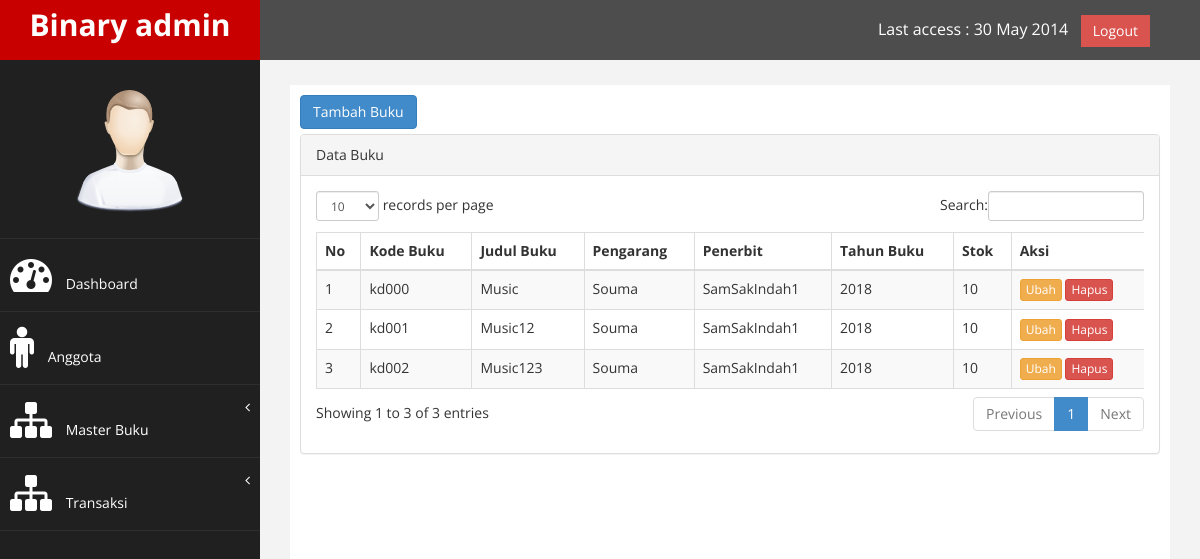
The app's page /page/index.php?page=buku with its own data.
### tables this page shows
CREATE TABLE `tb_buku` (
  `kd_buku` varchar(50) NOT NULL,
  `judul_buku` varchar(50) NOT NULL,
  `id_pengarang` int(11) NOT NULL,
  `id_penerbit` int(11) NOT NULL,
  `tahun_buku` varchar(10) NOT NULL,
  `stok` int(11) NOT NULL
);

CREATE TABLE `tb_pengarang` (
  `id_pengarang` int(11) NOT NULL,
  `nama_pengarang` varchar(50) NOT NULL
);

CREATE TABLE `tb_penerbit` (
  `id_penerbit` int(11) NOT NULL,
  `nama_penerbit` varchar(50) NOT NULL
);

### page/buku/buku.php (the view)
<a href="?page=buku&aksi=tambahbuku"><button class="btn btn-primary" style="margin-bottom: 5px">Tambah Buku</button></a>
  <div class="row">
                <div class="col-md-12">
                    <div class="panel panel-default">
                        <div class="panel-heading">
                             Data Buku
                        </div>
                        <div class="panel-body">
                            <div class="table-responsive">
                                <table class="table table-striped table-bordered table-hover" id="buku">
                                    <thead>
                                        <tr>
                                            <th>No</th>
                                            <th>Kode Buku</th>
                                            <th>Judul Buku</th>
                                            <th>Pengarang</th>
                                            <th>Penerbit</th>
                                            <th>Tahun Buku</th>
                                            <th>Stok</th>
                                            <th>Aksi</th>
                                        </tr>
                                    </thead>
                                    <tbody>
                                    	<?php
                                    		$sql = mysqli_query($koneksi, "SELECT * FROM tb_buku INNER JOIN tb_penerbit ON tb_buku.id_penerbit=tb_penerbit.id_penerbit INNER JOIN tb_pengarang ON tb_buku.id_pengarang=tb_pengarang.id_pengarang");
                                    		$no = 1;
                                    		while ($tampil = mysqli_fetch_array($sql)) {
                                    	 ?>
                                    	 	<tr>
                                    	 		<td><?php echo $no++; ?></td>
                                    	 		<td><?php echo $tampil['kd_buku']; ?></td>
                                    	 		<td><?php echo $tampil['judul_buku']; ?></td>
                                    	 		<td><?php echo $tampil['nama_pengarang']; ?></td>
                                    	 		<td><?php echo $tampil['nama_penerbit']; ?></td>
                                    	 		<td><?php echo $tampil['tahun_buku']; ?></td>
                                                <td><?php echo $tampil['stok']; ?></td>
                                                <td>
                                                    <a href="?page=buku&aksi=editbuku&id=<?php echo $tampil['kd_buku']; ?>"><button class="btn btn-warning btn-xs">Ubah</button></a>
                                                    <a onclick="return confirm('Yakin Ingin Menghapus ?')" href="?page=buku&aksi=hapusbuku&id=<?php echo $tampil['kd_buku']; ?>"><button class="btn btn-danger btn-xs">Hapus</button></a>
                                                </td>
                                    	 	</tr>
                                    	 <?php } ?>
                                    </tbody>
                                </table>
                            </div>
                        </div>
                   </div>
                </div>
</div>

### assets/css/custom.css (style rules this page uses)
body { font-family: 'Open Sans', sans-serif; }

### records on screen
tb_buku: kd_buku "kd000", judul_buku "Music", id_pengarang.nama_pengarang "Souma", id_penerbit.nama_penerbit "SamSakIndah1", tahun_buku "2018", stok "10"
tb_buku: kd_buku "kd001", judul_buku "Music12", id_pengarang.nama_pengarang "Souma", id_penerbit.nama_penerbit "SamSakIndah1", tahun_buku "2018", stok "10"
tb_buku: kd_buku "kd002", judul_buku "Music123", id_pengarang.nama_pengarang "Souma", id_penerbit.nama_penerbit "SamSakIndah1", tahun_buku "2018", stok "10"
